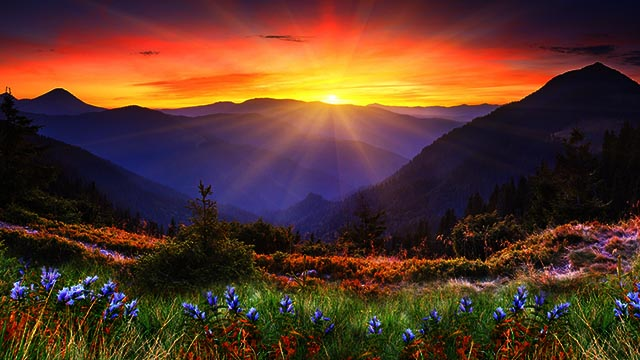
#> input picture sample3.jpg, 640 x 360 px
$ python histogram.py
#> lines starting #> are read from the running program, lines starting #| are printed output that depends on the picture
#!/usr/bin/python2.6
# -*- coding: utf-8 -*-

import cv2
import numpy as np

raw_img = cv2.imread('./sample3.jpg')
#> raw_img is the input picture: shape (360, 640, 3); mean B, G, R 41, 54.1, 87.5


def equalization(img):
    converted_img = cv2.cvtColor(img, cv2.COLOR_BGR2YCR_CB)
#> converted_img: shape (360, 640, 3); mean of channels 0, 1, 2 62.6, 145.8, 115.8
    img_gray = converted_img[0:, 0:, 0]
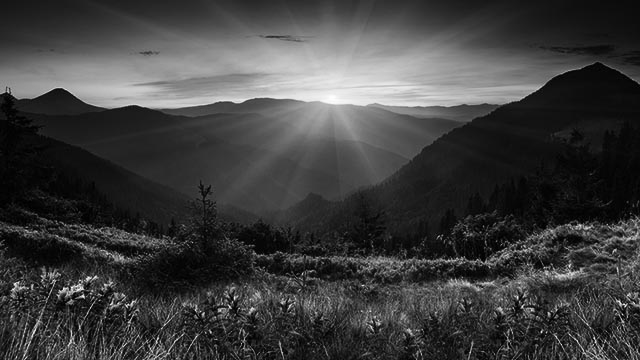
#> img_gray: shape (360, 640); min 0, max 254, mean 62.6
    img_cr = converted_img[0:, 0:, 1]
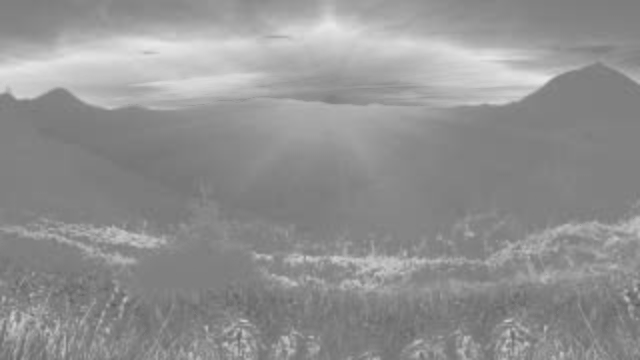
#> img_cr: shape (360, 640); min 94, max 232, mean 145.8
    img_cb = converted_img[0:, 0:, 2]
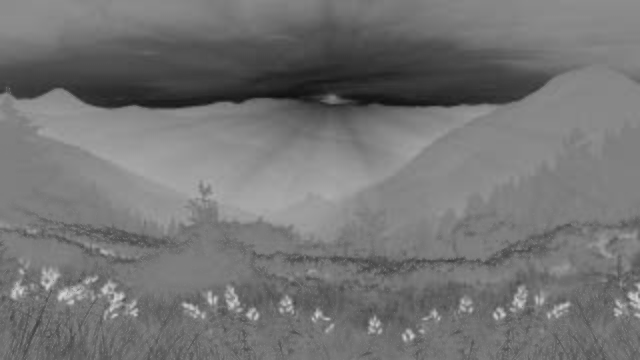
#> img_cb: shape (360, 640); min 14, max 210, mean 115.8

    # 划分段数L
    L = 256
    n = np.zeros((L), np.uint16)
    s = np.zeros((L), np.uint16)

    height = converted_img.shape[0]
#> height = 360
    width = converted_img.shape[1]
#> width = 640

    for i in range(height):
        for j in range(width):
            n[converted_img[i][j][0]] += 1

    sum_nj = 0
    for i in range(L):
        sum_nj += n[i]
        s[i] = round((L - 1) / (height * width) * sum_nj)
#> after the loop, s = 256 values from 0 to 255; sum_nj = 230400

    for i in range(height):
        for j in range(width):
            converted_img[i][j][0] = s[converted_img[i][j][0]]
#> converted_img: shape (360, 640, 3); mean of channels 0, 1, 2 128.6, 145.8, 115.8

    return cv2.cvtColor(converted_img, cv2.COLOR_YCR_CB2BGR)
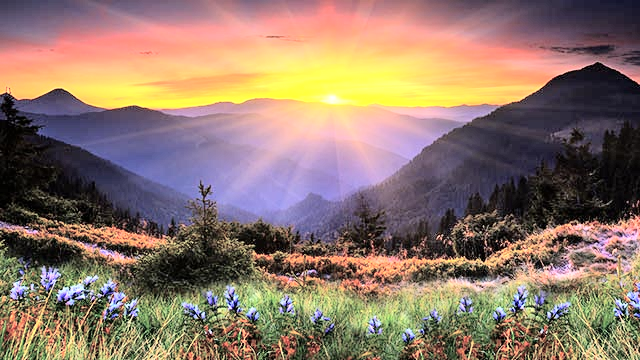
#> returned value: shape (360, 640, 3); mean B, G, R 106.7, 119.9, 142.7


converted_img = equalization(raw_img)

cv2.imshow('before', raw_img)
cv2.imshow('after', converted_img)
cv2.waitKey()

$ run again, with sample.jpg copied over sample3.jpg
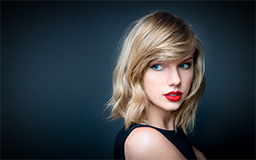
#> input picture sample.jpg, 256 x 160 px
#> raw_img is the input picture: shape (160, 256, 3); mean B, G, R 64.3, 59.7, 54.1
#> in equalization, `img_cb = converted_img[0:, 0:, 2]`:
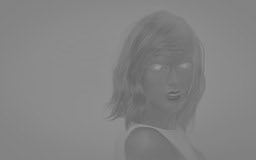
#> img_cb: shape (160, 256); min 89, max 154, mean 131.3
#> in equalization, `return cv2.cvtColor(converted_img, cv2.COLOR_YCR_CB2BGR)`:
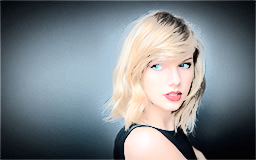
#> returned value: shape (160, 256, 3); mean B, G, R 134.7, 130, 123.4
